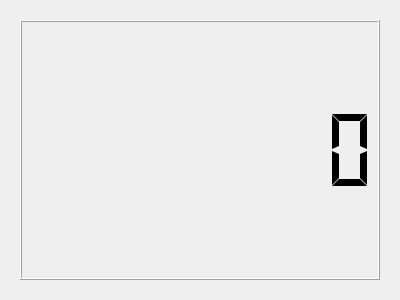
<?xml version="1.0" encoding="UTF-8"?>
<ui version="4.0">
 <class>clock_widget</class>
 <widget class="QWidget" name="clock_widget">
  <property name="geometry">
   <rect>
    <x>0</x>
    <y>0</y>
    <width>400</width>
    <height>300</height>
   </rect>
  </property>
  <property name="windowTitle">
   <string>Form</string>
  </property>
  <layout class="QVBoxLayout" name="verticalLayout">
   <item>
    <widget class="QWidget" name="widget" native="true">
     <layout class="QHBoxLayout" name="horizontalLayout">
      <item>
       <widget class="QLCDNumber" name="lcdNumber">
        <property name="frameShape">
         <enum>QFrame::Box</enum>
        </property>
        <property name="digitCount">
         <number>8</number>
        </property>
        <property name="segmentStyle">
         <enum>QLCDNumber::Flat</enum>
        </property>
       </widget>
      </item>
     </layout>
    </widget>
   </item>
  </layout>
 </widget>
 <resources/>
 <connections/>
</ui>
